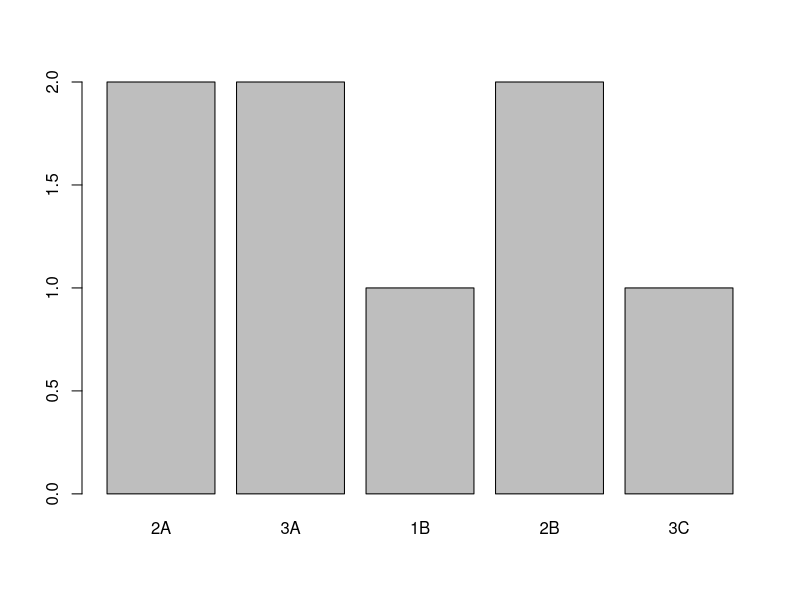

Recreate this plot in R.
## ---- chunk 1
company <- c(rep("A", 3), rep("B", 4) )
cash_flow <- c(1000, 4000, 550, 1500, 1100, 750, 6000)
year <- c(1, 3, 4, 1, 2, 4, 5)

cash <- data.frame(company, cash_flow, year)  # create data frame
cash$present_value <- cash$cash_flow * 1.05^ -cash$year  # present value of each cash flow at a 5% interest rate
cash

# Total present value of cash
total_pv <- sum(cash$present_value)
paste("The total present value of cash is", total_pv)
cash_B <- subset(cash, cash$company == "B")  # subset company B
total_pv_B <- sum(cash_B$present_value)  # total present value of company B
paste("The total present value of cash of company B is", total_pv_B)
## ---- chunk 2
# credit_rating character vector
credit_rating <- c("BB", "AAA", "AA", "CCC", "AA", "AAA", "B", "BB")
credit_factor <- factor(credit_rating)
str(credit_factor)
## ---- chunk 3
levels(credit_factor)  # identify unique levels
levels(credit_factor) <- c("2A", "3A", "1B", "2B", "3C")  # Rename the levels of credit_factor
summary(credit_factor)
plot(credit_factor)  # visualize factor
## ---- chunk 4
AAA_rank <- sample(1:100, 50, replace = T)
AAA_factor <- cut(x = AAA_rank, breaks = c(0, 25, 50, 75, 100))  # use breaks to specify the groups
AAA_factor
levels(AAA_factor) <- c("low", "medium", "high", "very_high")  # rename the levels
AAA_factor
## ---- chunk 5
credit_rating <- c("BB", "AAA", "AA", "CCC", "AA", "AAA", "B", "BB")
unique(credit_rating)  # Use unique() to find unique words
credit_factor_ordered <- factor(credit_rating, ordered = T, levels = c("AAA", "AA", "BB", "B", "CCC")) 
credit_factor_ordered 
credit_factor_ordered[c(-3, -5), drop = T]  # drop "A" and at the same time the level of "A" with drop = T
## ---- chunk 6
credit_rating <- c("AAA", "A", "BB")
bond_owners <- c("Dan", "Tom", "Joe")
bonds <- data.frame(credit_rating, bond_owners)
str(bonds)
bonds <- data.frame(credit_rating, bond_owners, stringsAsFactors = F)
str(bonds)

# only create ordered factor for rating
bonds$credit_factor <- factor(bonds$credit_rating, ordered = T, levels = c("AAA", "A", "BB"))
str(bonds)
## ---- chunk 7
name <- "Apple and IBM"
apple <- c(109.49, 109.90, 109.11, 109.95, 111.03)
ibm <- c(159.82, 160.02, 159.84, 160.35, 164.79)
cor_matrix <- cor(cbind(apple, ibm))
portfolio <- list(name, apple, ibm, cor_matrix)
names(portfolio) <- c("portfolio_name", "apple", "ibm", "correlation")  # add names to the list
portfolio
## ---- chunk 8
portfolio[2]
## ---- chunk 9
portfolio[[2]]
## ---- chunk 10
portfolio$apple
## ---- chunk 11
# add
portfolio$weight <- c(apple = 0.2, ibm = 0.8)
portfolio

# edit value
portfolio$weight <- c(apple = 0.3, ibm = 0.7)
portfolio

# remove by setting to NULL
portfolio$microsoft <- c(150.0, 152, 154, 154.5)
portfolio
portfolio$microsoft <- NULL
portfolio
## ---- chunk 12
cash
# split cash into a list of 2 data frames separated by company
split_cash <- split(cash, f = cash$company)  
split_cash

# To get your original data frame back, use unsplit()
original_cash <- unsplit(split_cash, f = cash$company)
original_cash
## ---- chunk 13
split_cash <- split(cash, f = cash$company)

# Print the cash_flow column of B in split_cash
split_cash$A$cash_flow 
split_cash$A$cash_flow <- 0

# Use the grouping to unsplit split_cash
cash_edit <- unsplit(split_cash, f = cash$company)
cash_edit

## ---- chunk 14
attributes(cash)
attr(cash, "names")  # access a specific attribute
